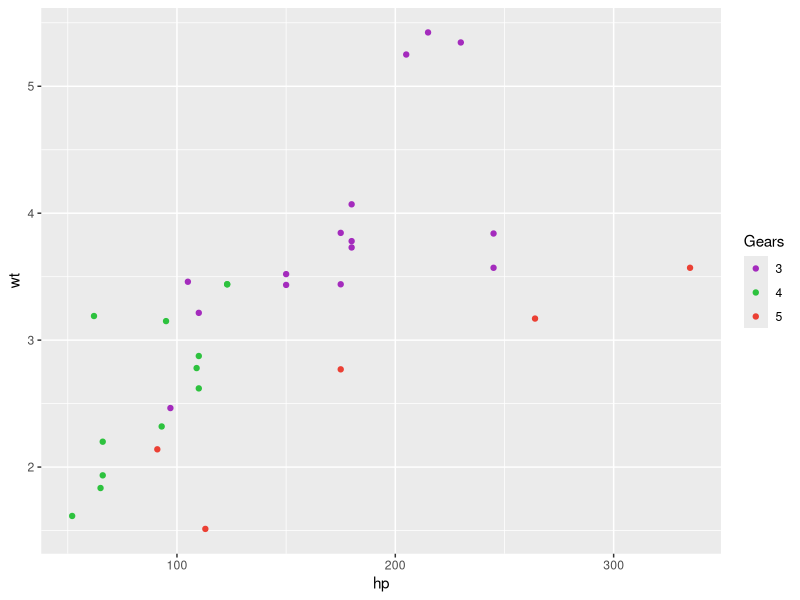

This chart was generated by the following R code:
library(tidyverse)

ggplot(mtcars)+
  geom_point(aes(x=hp,y=wt, color = as.factor(gear)))+
               scale_color_manual(values = c("#a42bbd","#2dc23e","#eb4034"),name = "Gears")
